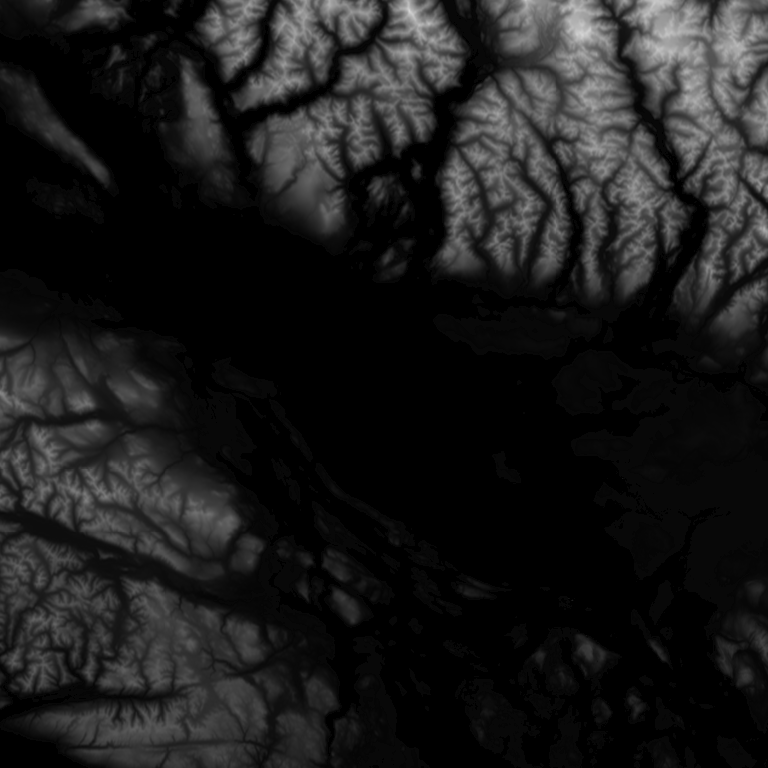
#> input picture public/vancouver_dem.png, 768 x 768 px
$ python merge_clean_coastlines.py
#> lines starting #> are read from the running program, lines starting #| are printed output that depends on the picture; after the words box and inside, x2 and y2 are one past the last pixel; in counts of white or black regions, pixels touching at a corner belong together
import cv2
import json

# 1. Regenerate CV contours
img = cv2.imread('public/vancouver_dem.png', cv2.IMREAD_GRAYSCALE)
#> img is the input picture: shape (768, 768); min 0, max 212, mean 28
height, width = img.shape
#> height = 768; width = 768
_, thresh = cv2.threshold(img, 0, 255, cv2.THRESH_BINARY)
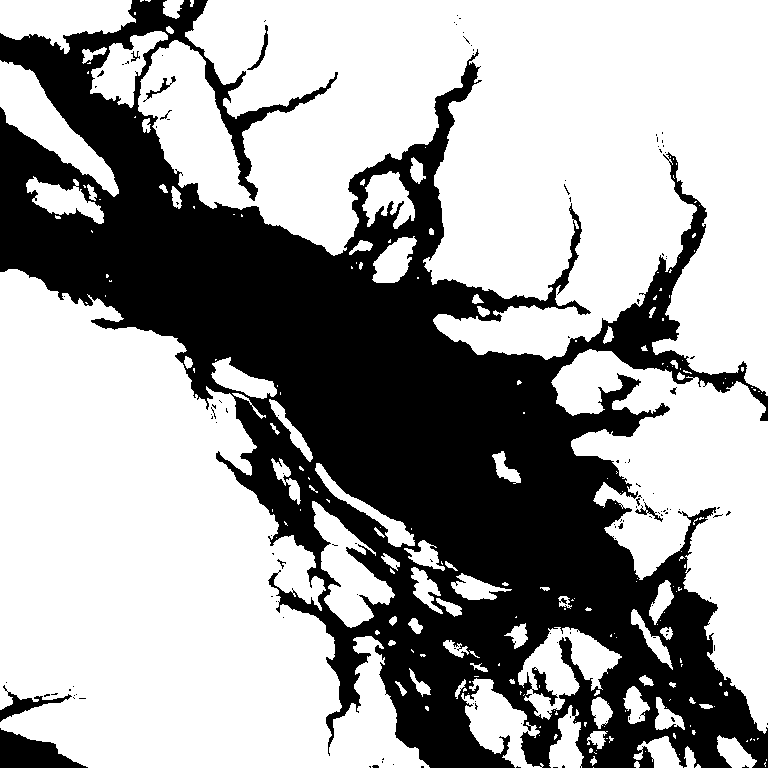
#> thresh: shape (768, 768); 63.4% white; 133 black regions (121 under 20 px)
contours, _ = cv2.findContours(thresh, cv2.RETR_LIST, cv2.CHAIN_APPROX_SIMPLE)
#> contours = 416 contours, 333 with area under 20; largest, box (x1, y1, x2, y2) and area: (138, 0, 768, 396) 157339, (0, 269, 430, 768) 128797, (551, 349, 768, 734) 37713, (0, 60, 119, 197) 5124, (0, 0, 136, 54) 4494

cv_ways = []
for contour in contours:
    if len(contour) < 10:
        continue
    way = []
    for point in contour:
        x, y = point[0]
        local_x = (x / width - 0.5) * 1539.84
        local_y = (0.5 - y / height) * 1531.39
        world_x = -156.61 + local_x
        world_z = 51.65 - local_y
        way.append([world_x, world_z])
    way.append(way[0])
    cv_ways.append(way)
#> this loop made 416 passes
#> contour on passes 1, 3, 7: [[593, 767]], [[392, 764], [393, 763], [394, 764], [393, 765]], [[766, 759], [766, 760]]
#> after the loop, cv_ways = 104 items

# 2. Load the Overpass chunks and FILTER
with open('public/regional_coastlines.json', 'r') as f:
#> (reads public/regional_coastlines.json from the repository)
    osm_data = json.load(f)
    osm_ways_geo = osm_data.get('ways', [])

# Convert OSM lat/lon to world coords
YVR_LAT = 49.1947
YVR_LON = -123.1839
SCALE = 10

def getPosition(lat, lon):
    x = (lon - YVR_LON) * 73 * SCALE
    z = -(lat - YVR_LAT) * 111 * SCALE
    return [x, z]

osm_ways = []
for way in osm_ways_geo:
    # FILTER: Only keep major waterways/coastlines, removing noise
    if len(way) > 50:
        osm_ways.append([getPosition(lat, lon) for lat, lon in way])

# 3. Combine both
combined = cv_ways + osm_ways
#> combined = 214 items

with open('public/combined_coastlines.json', 'w') as f:
    json.dump({'ways': combined}, f)

print(f"Merged {len(cv_ways)} CV contours and {len(osm_ways)} cleaned OSM vectors.")
#| Merged 104 CV contours and 110 cleaned OSM vectors.
